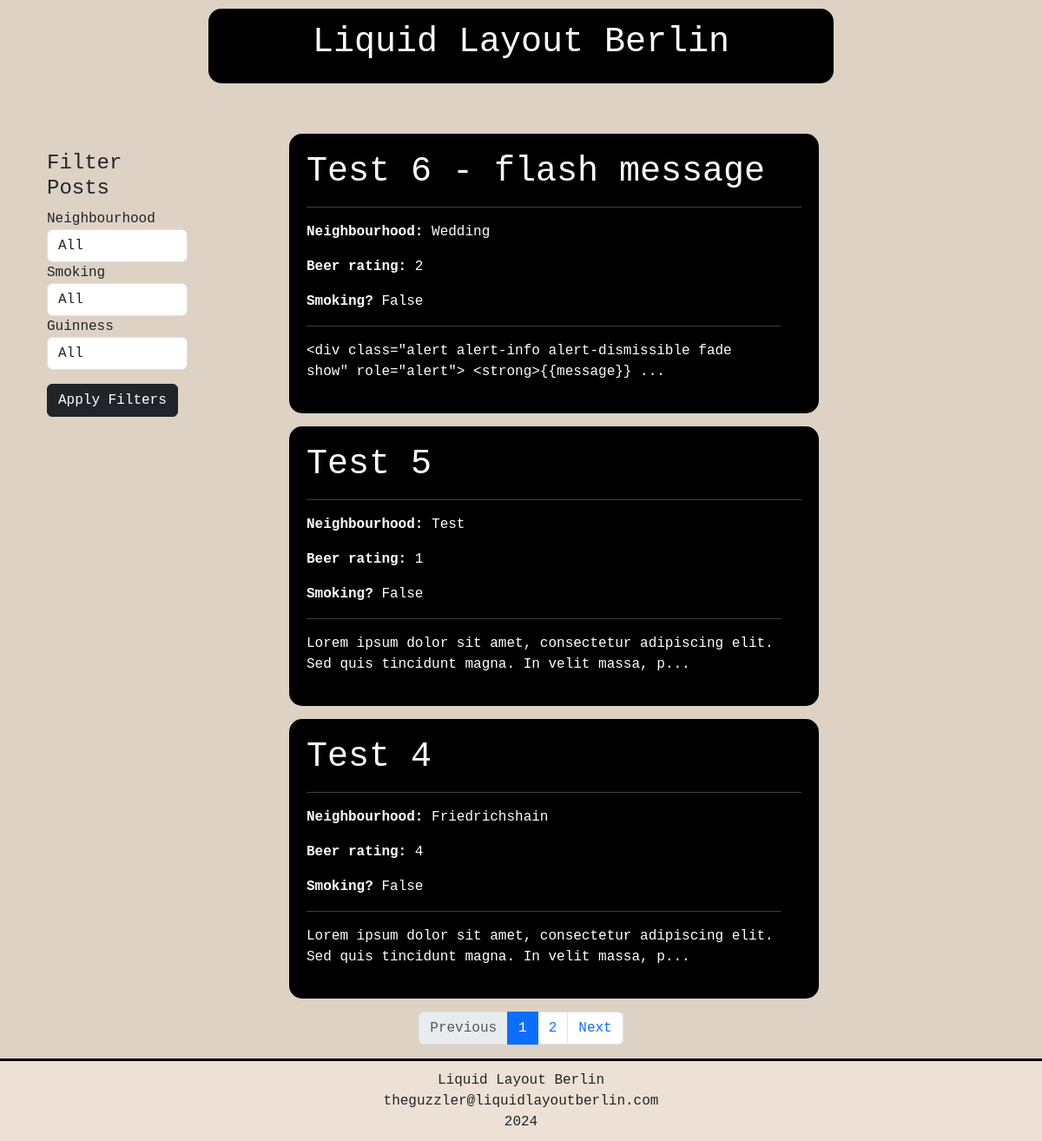
The app's page /index, older data.
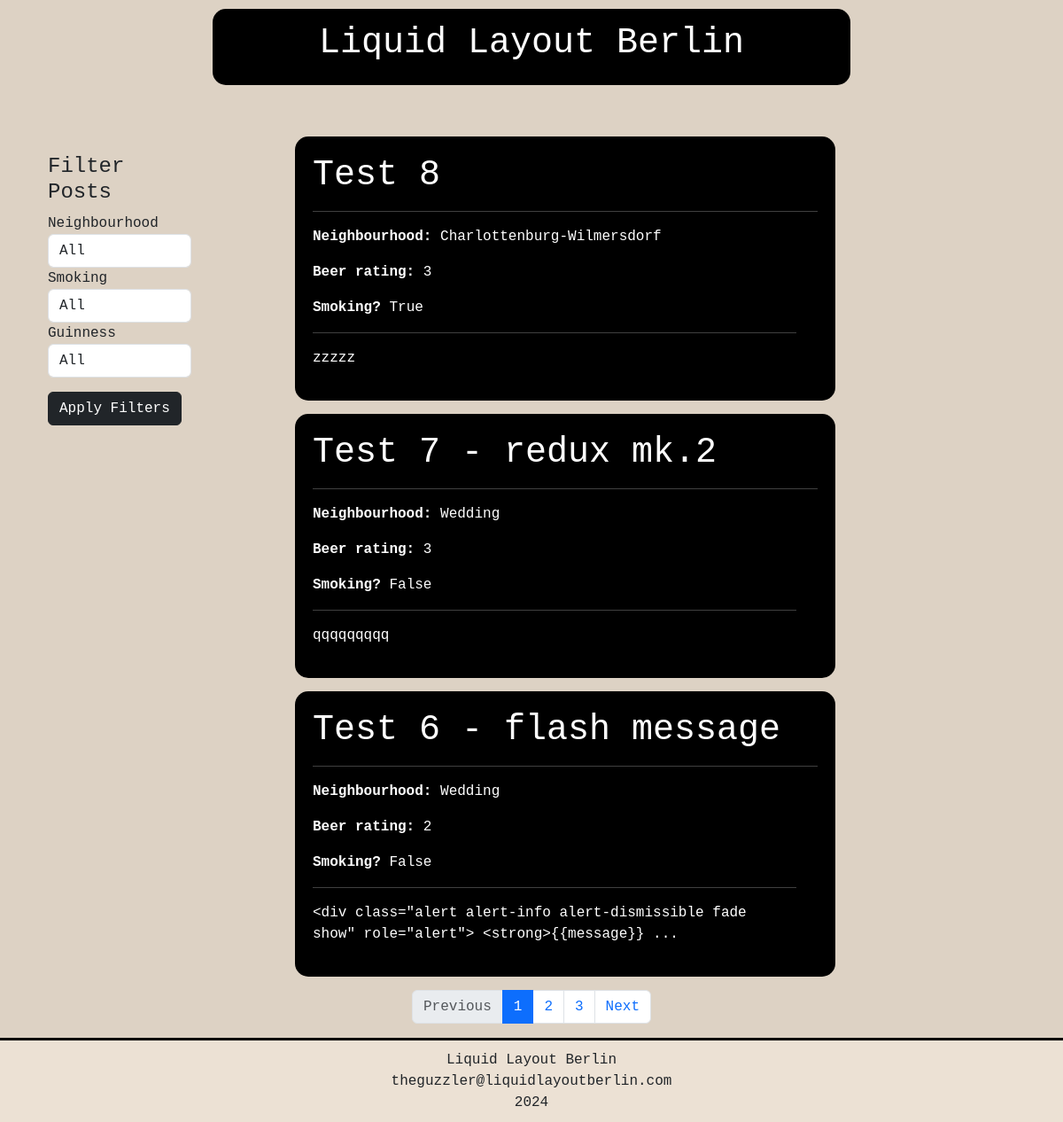
The same page, newer data.
### app/models.py (models this page shows, shortened)
class Post(db.Model):
    id : so.Mapped[int] = so.mapped_column(primary_key=True)
    title : so.Mapped[str] = so.mapped_column(sa.String(64))
    body : so.Mapped[str] = so.mapped_column(sa.Text)
    map_embed : so.Mapped[str] = so.mapped_column(sa.Text, nullable=True)
    transit : so.Mapped[str] = so.mapped_column(sa.String(64))
    neighbourhood : so.Mapped[str] = so.mapped_column(sa.String(64))
    beer_rating : so.Mapped[str] = so.mapped_column(sa.Integer)
    guinness : so.Mapped[bool] = so.mapped_column(sa.Boolean)
    smoking : so.Mapped[bool] = so.mapped_column(sa.Boolean)
    music : so.Mapped[str] = so.mapped_column(sa.String(128))
    visible : so.Mapped[bool] = so.mapped_column(sa.Boolean, default=True, nullable=True)
    image_data: so.Mapped[bytes] = so.mapped_column(sa.LargeBinary, nullable=True)  # Store image data
    image_filename: so.Mapped[str] = so.mapped_column(sa.String(255), nullable=True)  # Store image filename
    timestamp : so.Mapped[datetime] = so.mapped_column(index=True, default=lambda: datetime.now(timezone.utc))
    user_id : so.Mapped[int] = so.mapped_column(sa.ForeignKey(User.id), index=True)
    author : so.Mapped[User] = so.relationship(back_populates="posts")

### app/routes.py (the view)
@app.route("/index", methods=["POST","GET"])
def index():
    neighbourhood = request.args.get('neighbourhood')
    smoking = request.args.get('smoking')
    guinness = request.args.get('guinness')
    posts_query = Post.query
    if neighbourhood:
        posts_query = posts_query.filter(Post.neighbourhood == neighbourhood)
    if smoking:
        smoking_bool = smoking.lower() == 'true'
        posts_query = posts_query.filter(Post.smoking == smoking_bool)
    if guinness:
        guinness_bool = guinness.lower() == 'true'
        posts_query = posts_query.filter(Post.guinness == guinness_bool)
    page = request.args.get('page', 1, type=int)
    posts_query = Post.query.order_by(Post.timestamp.desc())
    pagination = posts_query.paginate(page=page, per_page=app.config["POSTS_PER_PAGE"], error_out=False)
    posts = pagination.items
    if guinness == "false":
        flash("Why did you select no Guinness, sicko?")
    return render_template('index.html', posts=posts, pagination=pagination, neighbourhoods_list=neighbourhoods_list)

### app/templates/index.html (shortened to what the changed rows need)
{% extends "base.html" %}
{% block content %}
    <div class="container-fluid">
        <div class="row">
             {% if posts %}
            <div class="col-md-9 offset-md-1">
                {% for post in posts %}
                <div class="custom-post">
                    <div class="row">
                      <div class="col">
                        <h1><a href="{{ url_for('posts', id=post.id) }}" class="a-custom">{{ post.title }}</a></h1><hr>
                      </div>
                      <div class="row">
                        <div class="column">
                            <p><b>Neighbourhood:</b> {{ post.neighbourhood }} </p>
                        </div>
                      </div>
                      <div class="row">
                        <div class="column">
                            <p><b>Beer rating:</b> {{ post.beer_rating }} </p>
                        </div>
                      </div>
                      <div class="row">
                        <div class="column">
                            <p><b>Smoking?</b> {{ post.smoking }} </p><hr>
                        </div>
                      </div>
                      <div class="row">
                        <div class="column">
                            <p>{{ post.body[:100] }}{% if post.body|length > 100 %}...{% endif %}</p>
                        </div>
                      </div>
                    </div>
                  </div>
                {% endfor %}
            </div>
            {% else %}
            <div class="col-md-9 offset-md-1">No posts yet!</div>
            {% endif %}
        </div>
    </div>
        <nav aria-label="Page navigation">
            <ul class="pagination justify-content-center">
                {% for page_num in pagination.iter_pages() %}
                    {% if page_num %}
                        {% if page_num != pagination.page %}
                            <li class="page-item">
                                <a class="page-link" href="{{ url_for('index', page=page_num) }}">{{ page_num }}</a>
                            </li>
                        {% else %}
                            <li class="page-item active">
                                <span class="page-link">{{ page_num }}</span>
                            </li>
                        {% endif %}
                    {% endif %}
                {% endfor %}
            </ul>
        </nav>
{% endblock %}

Row changes from the older to the newer data that the page shows:
no longer on this page (row edited): Post: title "Test 5", neighbourhood "Test", beer_rating "1", smoking "False", body "Lorem ipsum dolor sit amet, consectetur adipiscing elit. Sed quis tincidunt magna. In velit massa, p"
no longer on this page (row edited): Post: title "Test 4", neighbourhood "Friedrichshain", beer_rating "4", smoking "False", body "Lorem ipsum dolor sit amet, consectetur adipiscing elit. Sed quis tincidunt magna. In velit massa, p"
added Post: title "Test 8", neighbourhood "Charlottenburg-Wilmersdorf", beer_rating "3", smoking "True", body "zzzzz"
added Post: title "Test 7 - redux mk.2", neighbourhood "Wedding", beer_rating "3", smoking "False", body "qqqqqqqqq"
Text that changed along with them:
new list line: "3"
